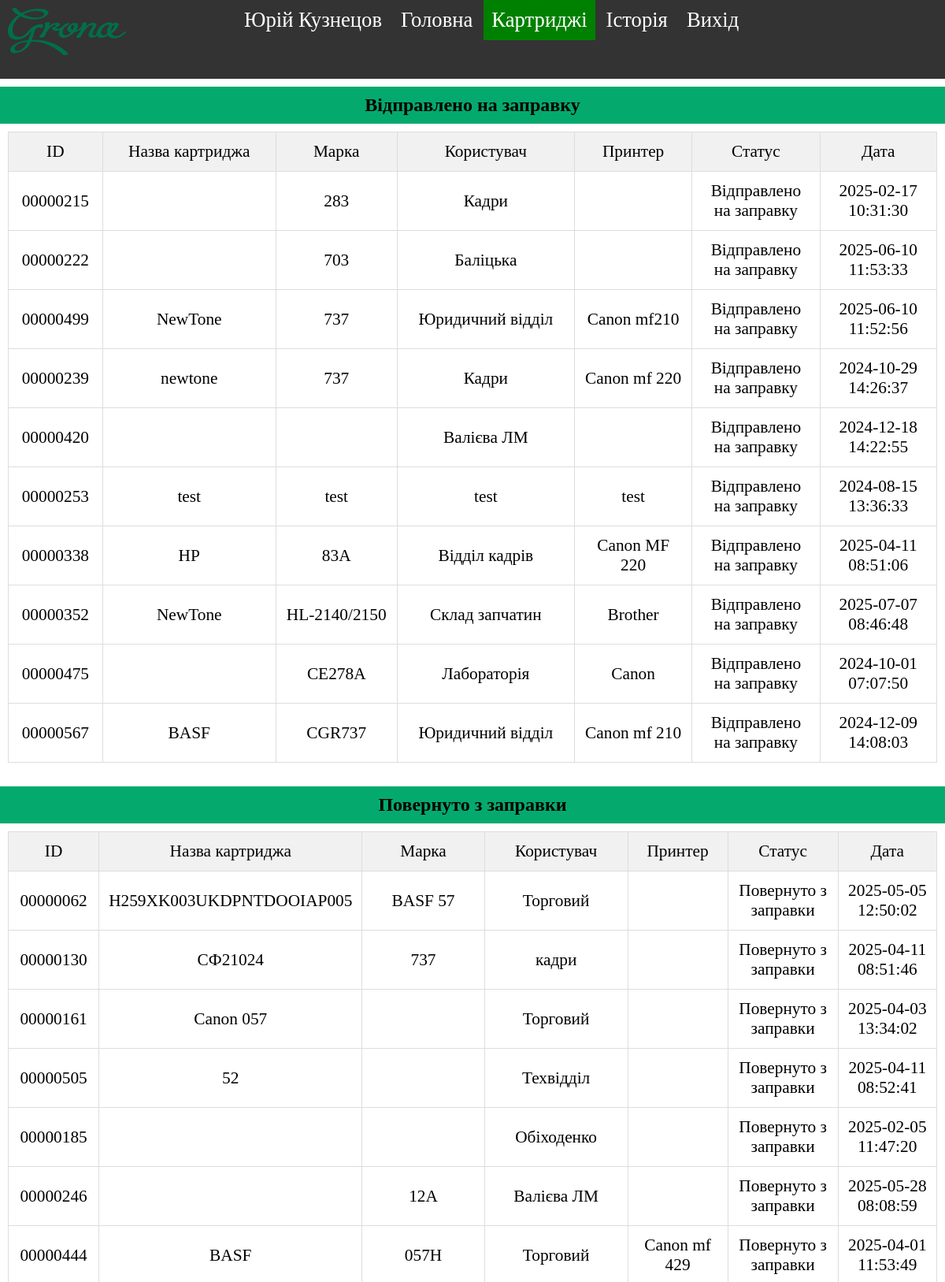
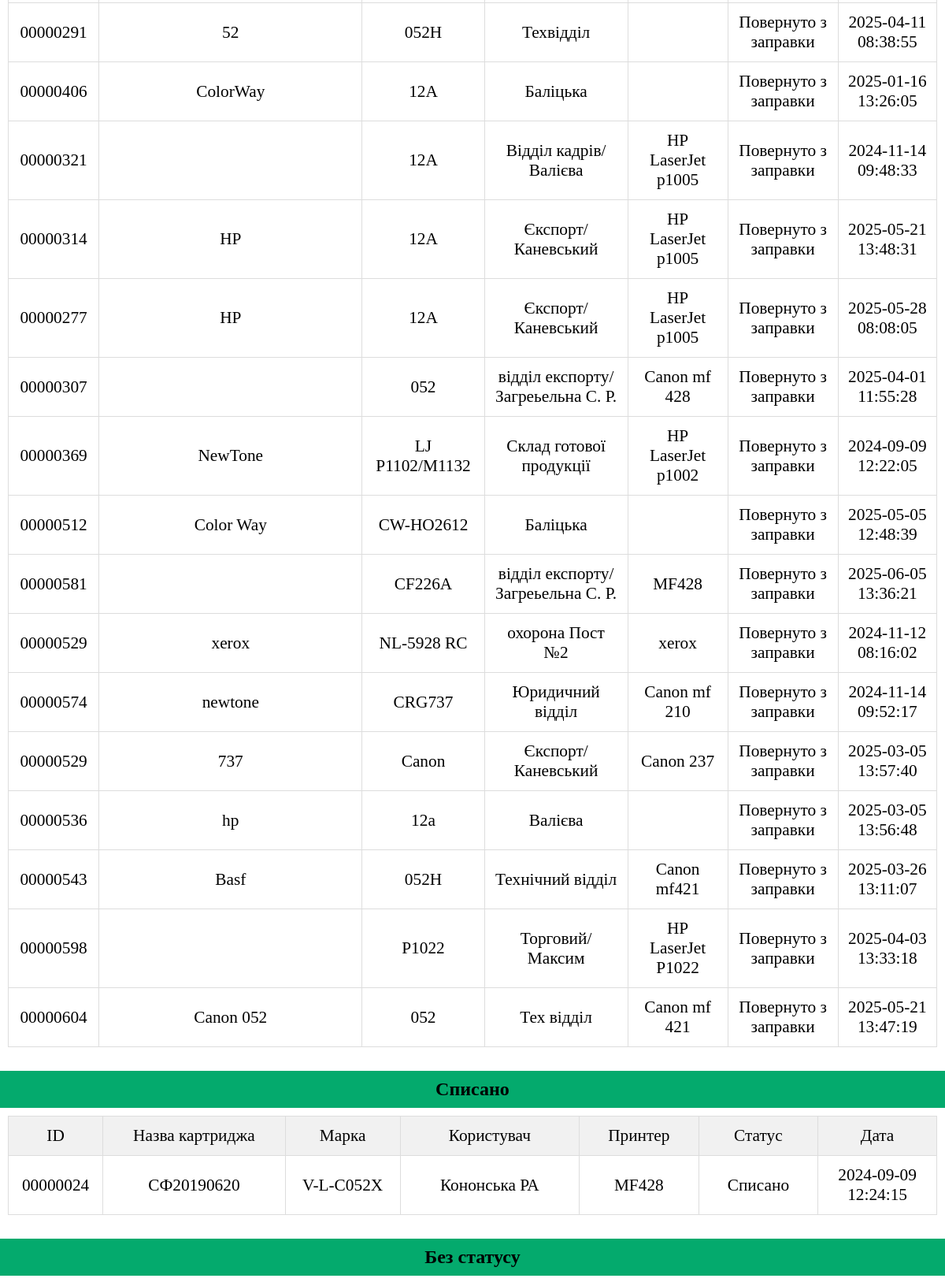
Page /catrige.php (signed in, upper part) on the committed database (2 pictures, top to bottom).
### tables this page shows
CREATE TABLE `catriges` (
  `id` int(11) NOT NULL,
  `barcode` varchar(20) DEFAULT NULL,
  `name_catrige` varchar(256) DEFAULT NULL,
  `mark` varchar(256) DEFAULT NULL,
  `user` varchar(256) DEFAULT NULL,
  `printer` varchar(256) DEFAULT NULL,
  `status_catrige` varchar(256) DEFAULT NULL,
  `date_time` timestamp NOT NULL DEFAULT current_timestamp() ON UPDATE current_timestamp(),
  `user_id` int(11) DEFAULT NULL
);

### catrige.php (the view, shortened to what this page needs)
<?php
    include('header.php');
?>
<main class="home">
    <?php
        function status_catrige($status, $mysql)
        {
            echo "
                <h2>".$status."</h2>
                <div class='table-responsive'>
                <table>
                <thead>
                    <tr>
                        <td width='100px'>ID</td>
                        <td width='250px'>Назва картриджа</td>
                        <td width='150px'>Марка</td>
                        <td width='250px'>Користувач</td>
                        <td width='150px'>Принтер</td>
                        <td width='150px'>Статус</td>
                        <td width='150px'>Дата</td>
                    </tr>
                </thead>
                <tbody>
            ";
            $sql = "SELECT * FROM catriges where status_catrige = '".$status."'";
            $result = mysqli_query($mysql, $sql);
            while($row = mysqli_fetch_assoc($result))
            {
                echo "
                <tr>
                    <td data-label='ID'>".$row['barcode']."</td>
                    <td data-label='Назва картриджа'>".$row['name_catrige']."</td>
                    <td data-label='Марка'>".$row['mark']."</td>
                    <td data-label='Користувач'>".$row['user']."</td>
                    <td data-label='Принтер'>".$row['printer']."</td>
                    <td data-label='Статус'>".$row['status_catrige']."</td>
                    <td data-label='Дата'>".$row['date_time']."</td>
                </tr>
                ";
            }
            echo "
                </tbody>
                </table>
                </div>
            ";
        }
        status_catrige('Відправлено на заправку', $mysql);
        status_catrige('Повернуто з заправки', $mysql);
        status_catrige('Списано', $mysql);
        echo "
            <h2>Без статусу</h2>
            <div class='table-responsive'>
            <table>
            <thead>
                <tr>
                    <td width='100px'>ID</td>
                    <td width='250px'>Назва картриджа</td>
                    <td width='150px'>Марка</td>
                    <td width='250px'>Користувач</td>
                    <td width='150px'>Принтер</td>
                    <td width='150px'>Статус</td>
                    <td width='150px'>Дата</td>
                </tr>
            </thead>
            <tbody>
        ";
        echo "
            </tbody>
            </table>
            </div>
        ";
    ?>
</main>
<?php
    include('footer.php');
?>

### header.php (shortened to what this page needs)
<!DOCTYPE html>
<html lang="en">
<head>
    <link rel="stylesheet" href="css/style.css">
</head>
<body>
    <header style="min-height: 100px;">
        <div class="logo">
            <img src='./img/logo.png' alt='ТОВ фірма Грона'>
        </div>
        <div class="top_menu">
            <ul>
                <li><a class='btn' href="#"><?php echo $_SESSION['FNAME'].' '.$_SESSION['LNAME'];?></a></li>
                <li><a class='btn' href="home.php">Головна</a></li>
                <li><a class='btn' href="catrige.php">Картриджі</a></li>
                <li><a class='btn' href="history.php">Історія</a></li>
                <li><a class='btn' href="index.php">Вихід</a></li>
            </ul>
        </div>
    </header>

### footer.php
</body>
</html>

### css/style.css (style rules this page uses)
* { margin: 0; padding: 0; }
header { display: grid; grid-template-columns: 300px 1fr; background-color: #333333; height: 80px; }
.logo { margin: 10px; }
header li { display: inline-block; list-style-type: none; font-size: 20pt; }
header li a { display: block; color: white; text-decoration: none; padding: 10px; }
.active { background: green; }
.home div { margin: 10px; }
.home table { width: 100%; border-collapse: collapse; }
.home tr { border: 1px solid gray; font-size: 16pt; text-align: left; }
.home thead tr { background-color: #F1F1F1; }
.home td { padding: 12px; text-align: center; }
.home h2 { text-align: center; margin: 10px 0 0 0; padding: 10px; background-color: #04AA6D; }

### catrige.php (style rules this page uses)
.table-responsive { max-width: 100%; overflow-x: auto; margin: 0 auto; }
table { width: 95%; margin: 0 auto 20px auto; font-size: 14px; border-collapse: collapse; }
td, th { padding: 6px 8px; border: 1px solid #ddd; }

### rows in the picture
catriges: barcode "00000215", mark "283", user "Кадри", status_catrige "Відправлено на заправку", date_time "2025-02-17 10:31:30"
catriges: barcode "00000222", mark "703", user "Баліцька", status_catrige "Відправлено на заправку", date_time "2025-06-10 11:53:33"
catriges: barcode "00000499", name_catrige "NewTone", mark "737", user "Юридичний відділ", printer "Canon mf210", status_catrige "Відправлено на заправку", date_time "2025-06-10 11:52:56"
catriges: barcode "00000239", name_catrige "newtone", mark "737", user "Кадри", printer "Canon mf 220", status_catrige "Відправлено на заправку", date_time "2024-10-29 14:26:37"
catriges: barcode "00000420", user "Валієва ЛМ", status_catrige "Відправлено на заправку", date_time "2024-12-18 14:22:55"
catriges: barcode "00000253", name_catrige "test", mark "test", user "test", printer "test", status_catrige "Відправлено на заправку", date_time "2024-08-15 13:36:33"
catriges: barcode "00000338", name_catrige "HP", mark "83A", user "Відділ кадрів", printer "Canon MF 220", status_catrige "Відправлено на заправку", date_time "2025-04-11 08:51:06"
catriges: barcode "00000352", name_catrige "NewTone", mark "HL-2140/2150", user "Склад запчатин", printer "Brother", status_catrige "Відправлено на заправку", date_time "2025-07-07 08:46:48"
catriges: barcode "00000475", mark "CE278A", user "Лабораторія", printer "Canon", status_catrige "Відправлено на заправку", date_time "2024-10-01 07:07:50"
catriges: barcode "00000567", name_catrige "BASF", mark "CGR737", user "Юридичний відділ", printer "Canon mf 210", status_catrige "Відправлено на заправку", date_time "2024-12-09 14:08:03"
catriges: barcode "00000062", name_catrige "H259XK003UKDPNTDOOIAP005", mark "BASF 57", user "Торговий", status_catrige "Повернуто з заправки", date_time "2025-05-05 12:50:02"
catriges: barcode "00000130", name_catrige "СФ21024", mark "737", user "кадри", status_catrige "Повернуто з заправки", date_time "2025-04-11 08:51:46"
catriges: barcode "00000161", name_catrige "Canon 057", user "Торговий", status_catrige "Повернуто з заправки", date_time "2025-04-03 13:34:02"
catriges: barcode "00000505", name_catrige "52", user "Техвідділ", status_catrige "Повернуто з заправки", date_time "2025-04-11 08:52:41"
catriges: barcode "00000185", user "Обіходенко", status_catrige "Повернуто з заправки", date_time "2025-02-05 11:47:20"
catriges: barcode "00000246", mark "12A", user "Валієва ЛМ", status_catrige "Повернуто з заправки", date_time "2025-05-28 08:08:59"
catriges: barcode "00000444", name_catrige "BASF", mark "057H", user "Торговий", printer "Canon mf 429", status_catrige "Повернуто з заправки", date_time "2025-04-01 11:53:49"
catriges: barcode "00000291", name_catrige "52", mark "052Н", user "Техвідділ", status_catrige "Повернуто з заправки", date_time "2025-04-11 08:38:55"
catriges: barcode "00000406", name_catrige "ColorWay", mark "12A", user "Баліцька", status_catrige "Повернуто з заправки", date_time "2025-01-16 13:26:05"
catriges: barcode "00000321", mark "12A", user "Відділ кадрів/Валієва", printer "HP LaserJet p1005", status_catrige "Повернуто з заправки", date_time "2024-11-14 09:48:33"
catriges: barcode "00000314", name_catrige "HP", mark "12A", user "Єкспорт/Каневський", printer "HP LaserJet p1005", status_catrige "Повернуто з заправки", date_time "2025-05-21 13:48:31"
catriges: barcode "00000277", name_catrige "HP", mark "12A", user "Єкспорт/Каневський", printer "HP LaserJet p1005", status_catrige "Повернуто з заправки", date_time "2025-05-28 08:08:05"
catriges: barcode "00000307", mark "052", user "відділ експорту/Загреьельна С. Р.", printer "Canon mf 428", status_catrige "Повернуто з заправки", date_time "2025-04-01 11:55:28"
catriges: barcode "00000369", name_catrige "NewTone", mark "LJ P1102/M1132", user "Склад готової продукції", printer "HP LaserJet p1002", status_catrige "Повернуто з заправки", date_time "2024-09-09 12:22:05"
catriges: barcode "00000512", name_catrige "Color Way", mark "CW-HO2612", user "Баліцька", status_catrige "Повернуто з заправки", date_time "2025-05-05 12:48:39"
catriges: barcode "00000581", mark "CF226A", user "відділ експорту/Загреьельна С. Р.", printer "MF428", status_catrige "Повернуто з заправки", date_time "2025-06-05 13:36:21"
catriges: barcode "00000529", name_catrige "xerox", mark "NL-5928 RC", user "охорона Пост №2", printer "xerox", status_catrige "Повернуто з заправки", date_time "2024-11-12 08:16:02"
catriges: barcode "00000574", name_catrige "newtone", mark "CRG737", user "Юридичний відділ", printer "Canon mf 210", status_catrige "Повернуто з заправки", date_time "2024-11-14 09:52:17"
catriges: barcode "00000529", name_catrige "737", mark "Canon", user "Єкспорт/Каневський", printer "Canon 237", status_catrige "Повернуто з заправки", date_time "2025-03-05 13:57:40"
catriges: barcode "00000536", name_catrige "hp", mark "12a", user "Валієва", status_catrige "Повернуто з заправки", date_time "2025-03-05 13:56:48"
catriges: barcode "00000543", name_catrige "Basf", mark "052H", user "Технічний відділ", printer "Canon mf421", status_catrige "Повернуто з заправки", date_time "2025-03-26 13:11:07"
catriges: barcode "00000598", mark "P1022", user "Торговий/Максим", printer "HP LaserJet P1022", status_catrige "Повернуто з заправки", date_time "2025-04-03 13:33:18"
catriges: barcode "00000604", name_catrige "Canon 052", mark "052", user "Тех відділ", printer "Canon mf 421", status_catrige "Повернуто з заправки", date_time "2025-05-21 13:47:19"
catriges: barcode "00000024", name_catrige "СФ20190620", mark "V-L-C052X", user "Кононська РА", printer "MF428", status_catrige "Списано", date_time "2024-09-09 12:24:15"

### other values in the picture
$_SESSION['FNAME'] "Юрій"
$_SESSION['LNAME'] "Кузнецов"
$status "Відправлено на заправку Повернуто з заправки Списано"
